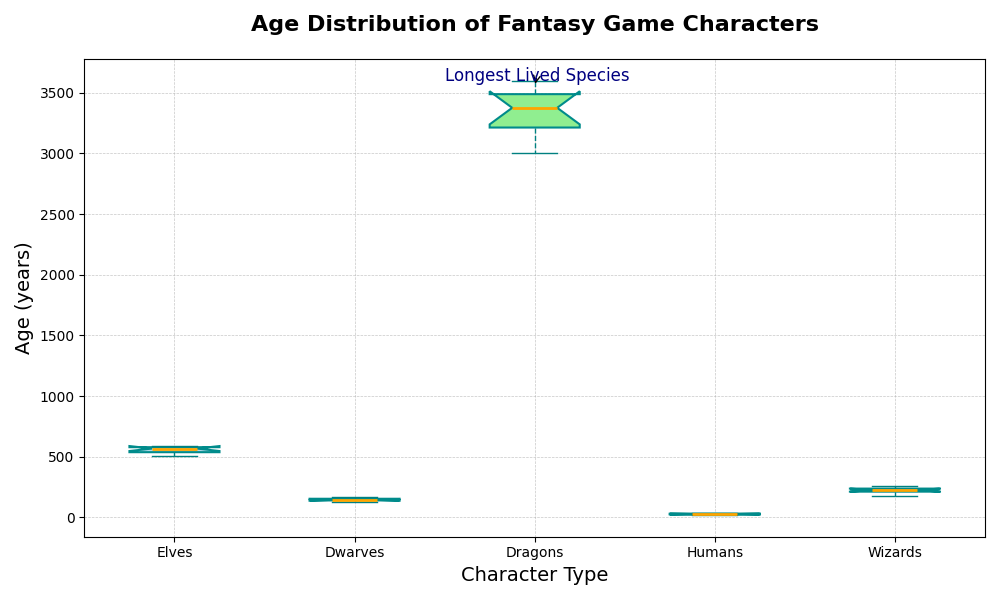

Write the Python code that produced this figure.
import matplotlib.pyplot as plt

# Randomly altered ages for different fantasy game characters (in years)
elf_ages = [510, 530, 535, 545, 565, 575, 585, 590, 580, 570]
dwarf_ages = [140, 140, 130, 155, 150, 165, 155, 145, 140, 145]
dragon_ages = [3100, 3250, 3400, 3350, 3500, 3450, 3550, 3600, 3000, 3200]
human_ages = [25, 27, 22, 35, 30, 38, 28, 32, 24, 20]
wizard_ages = [210, 220, 230, 200, 240, 250, 230, 260, 220, 180]

age_data = [elf_ages, dwarf_ages, dragon_ages, human_ages, wizard_ages]
character_names = ["Elves", "Dwarves", "Dragons", "Humans", "Wizards"]

fig, ax = plt.subplots(figsize=(10, 6))
box = ax.boxplot(age_data, vert=True, patch_artist=True, 
                 labels=character_names,
                 flierprops=dict(marker='o', color='red', alpha=0.5),
                 boxprops=dict(color='darkcyan', linewidth=1.5),
                 whiskerprops=dict(color='teal', linestyle='--'),
                 capprops=dict(color='teal'),
                 medianprops=dict(color='orange', linewidth=2),
                 notch=True)

colors = ['lightblue', 'lightsalmon', 'lightgreen', 'lightyellow', 'plum']
for patch, color in zip(box['boxes'], colors):
    patch.set_facecolor(color)

ax.grid(True, which='both', linestyle='--', linewidth=0.5, alpha=0.7)
ax.set_title("Age Distribution of Fantasy Game Characters", fontsize=16, weight='bold', pad=20)
ax.set_ylabel("Age (years)", fontsize=14)
ax.set_xlabel("Character Type", fontsize=14)

ax.annotate('Longest Lived Species',
            xy=(3, 3550),
            xytext=(2.5, 3600),
            arrowprops=dict(facecolor='navy', arrowstyle='->'),
            fontsize=12,
            color='navy')

plt.tight_layout()
plt.show()
